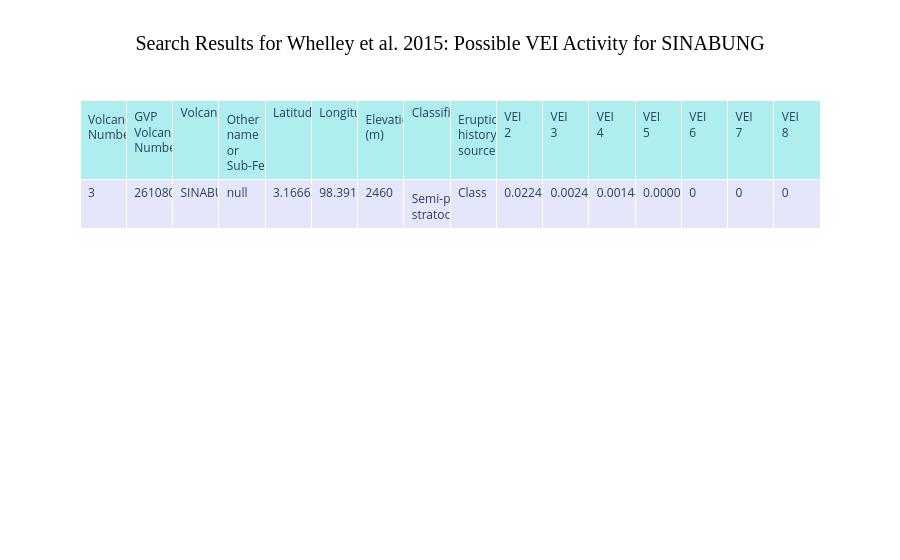

Notebook code for this chart:
### Code cell
import pandas as pd
import plotly.graph_objects as go
from rich.console import Console
from rich.table import Table

# Initialize the console
console = Console()

# Create a table for a professional and structured output
table = Table(title="Volcanic Activity Observations", show_lines=True, title_style="bold blue")

# Define table columns
table.add_column("Parameter", style="dim", width=30)
table.add_column("Value", style="bold white", justify="center")

# Check if latest_date_data exists and contains relevant columns
if 'latest_date_data' in locals() and not latest_date_data.empty:
    volcano_name = latest_date_data.get('VOLCANO', [None])[0]
    observed_ash_altitude_meter = latest_date_data.get('height_agl', [None])[0]
    latitude = latest_date_data.get('Latitude', [None])[0]
    longitude = latest_date_data.get('Longitude', [None])[0]

    if volcano_name:
        table.add_row("Site of Volcanic Activity", volcano_name)
    if observed_ash_altitude_meter is not None:
        table.add_row("Observed Ash Altitude (meter AGL)", str(observed_ash_altitude_meter))
    if latitude is not None:
        table.add_row("Latitude", str(latitude))
    if longitude is not None:
        table.add_row("Longitude", str(longitude))
else:
    console.print("[bold red]Error:[/] No valid data found in latest_date_data.")
    exit()

# Call the search_whelley_2015 method on the instance with error handling
try:
    search_results, vei_range = data_loader.search_whelley_2015(Volcano=volcano_name, max_vei_returns=None)
    if vei_range:
        table.add_row(f"Possible VEI Levels for Volcano {volcano_name} based on Whelley et al. 2015 paper", str(vei_range))
    else:
        table.add_row("Possible VEI Levels", "No data available")
except Exception as e:
    console.print(f"[bold red]Error:[/] {e}")
    search_results = pd.DataFrame()
    vei_range = None

# Render the table
console.print(table)

# Convert search_results to DataFrame if not already
if isinstance(search_results, list):
    search_results = pd.DataFrame(search_results)

# Check if search_results is non-empty before plotting
if not search_results.empty:
    # Limit display to top 10 rows
    search_results_display = search_results.head(10)

    # Create a table
    fig = go.Figure(data=[go.Table(
        header=dict(values=list(search_results_display.columns),
                    fill_color='paleturquoise',
                    align='left'),
        cells=dict(values=[search_results_display[col] for col in search_results_display.columns],
                   fill_color='lavender',
                   align='left'))
    ])

    # Add a bold title
    fig.update_layout(
        title=dict(
            text=f"Search Results for Whelley et al. 2015: Possible VEI Activity for {volcano_name}",
            x=0.5,
            font=dict(size=20, family="Arial Black", color="black")
        )
    )

    fig.show()
else:
    console.print("[bold yellow]Warning:[/] No search results found for the given volcano.")

### Figure 1 — Plotly figure (JSON) as saved in the notebook; plotly's stock layout.template omitted (floating-point values rounded to 4 significant figures)
{"data": [{"cells": {"align": "left", "fill": {"color": "lavender"}, "values": [[3], [261080], ["SINABUNG"], [null], [3.167], [98.39], [2460], ["Semi-plugged stratocone"], ["Class"], [0.02245], [0.002424], [0.001443], [9.091e-05], [0], [0], [0]]}, "header": {"align": "left", "fill": {"color": "paleturquoise"}, "values": ["Volcano Number", "GVP Volcano Number", "Volcano", "Other name or Sub-Feature", "Latitude", "Longitude", "Elevation (m)", "Classification", "Eruption history source", "VEI 2", "VEI 3", "VEI 4", "VEI 5", "VEI 6", "VEI 7", "VEI 8"]}, "type": "table"}], "layout": {"title": {"font": {"color": "black", "family": "Arial Black", "size": 20}, "text": "Search Results for Whelley et al. 2015: Possible VEI Activity for SINABUNG", "x": 0.5}}}
